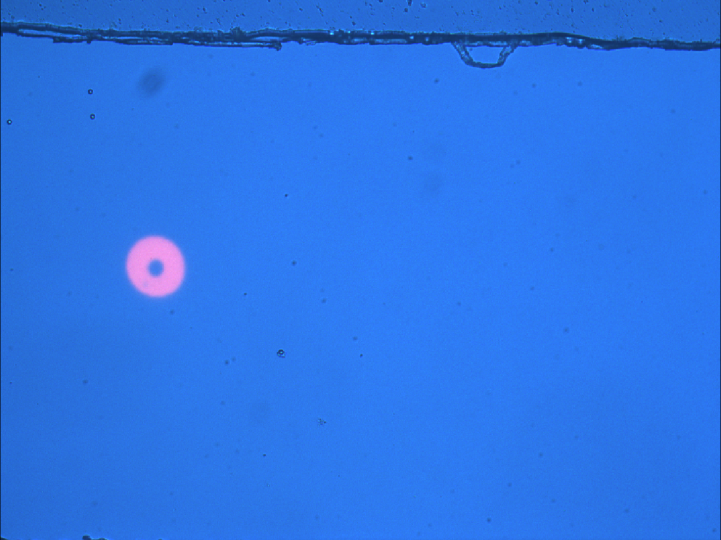
#> input picture odep_cellarray/detecting_testing_data/gray_whole_rawimage_and_json/2024.09.18_020.png, 1442 x 1080 px, found by its file name (shown at 1/2 size); its folder holds only this picture in this run
$ python binary.py
#> lines starting #> are read from the running program, lines starting #| are printed output that depends on the picture; after the words box and inside, x2 and y2 are one past the last pixel; in counts of white or black regions, pixels touching at a corner belong together
import cv2
import numpy as np
import time
import os


def process_image(image_path):
    # Load the image in grayscale
    image = cv2.imread(image_path, cv2.IMREAD_GRAYSCALE)
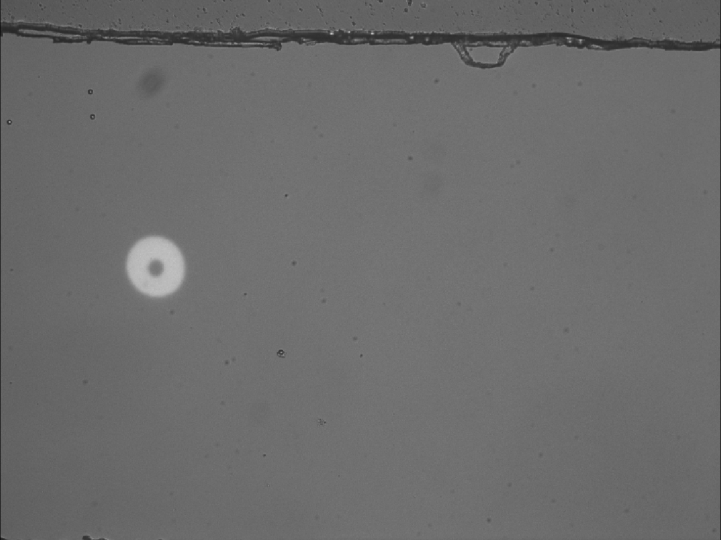
#> image: shape (1080, 1442) (shown at 1/2 size); min 3, max 204, mean 107.7
    if image is None:
        print(f"Failed to load image: {image_path}")
    scale_percent = 50  # 缩放比例
    width = int(image.shape[1] * scale_percent / 100)
#> width = 721
    height = int(image.shape[0] * scale_percent / 100)
#> height = 540
    dim = (width, height)
#> dim = (721, 540)
    kernel = cv2.getStructuringElement(cv2.MORPH_CROSS, (3, 3))
    start_time = time.time()

    # Apply Gaussian blur to smooth the image
    blurred = cv2.GaussianBlur(image, (5, 5), 0)
    # Apply threshold
    _, binary = cv2.threshold(blurred, 75, 255, cv2.THRESH_BINARY_INV)
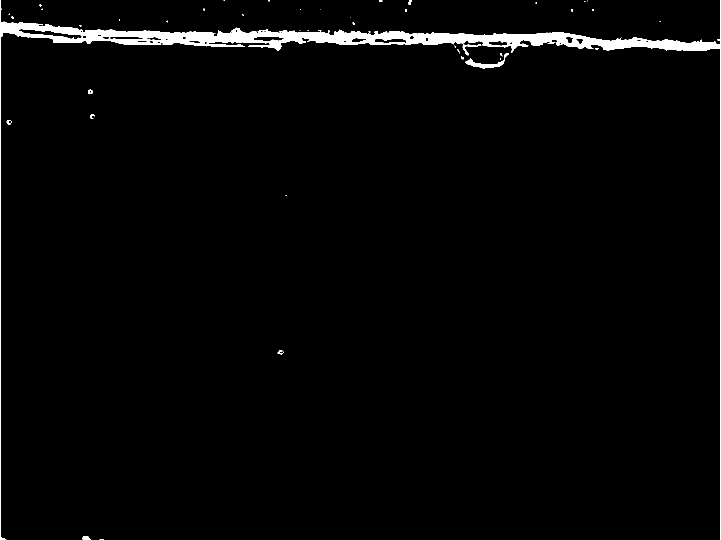
#> binary: shape (1080, 1442) (shown at 1/2 size); 2.2% white; 43 white regions (31 under 20 px), largest, box (x1, y1, x2, y2) and area: (0, 0, 1442, 1080) 32186, (931, 106, 1018, 137) 645, (925, 88, 963, 111) 194
    #binary = cv2.adaptiveThreshold(bg_sub, 255, cv2.ADAPTIVE_THRESH_MEAN_C, cv2.THRESH_BINARY, 3, 2)
       # 缩放图像
    #morphology = cv2.morphologyEx(binary, cv2.MORPH_CLOSE, kernel)
    morphology = cv2.dilate(binary, kernel, iterations=1)
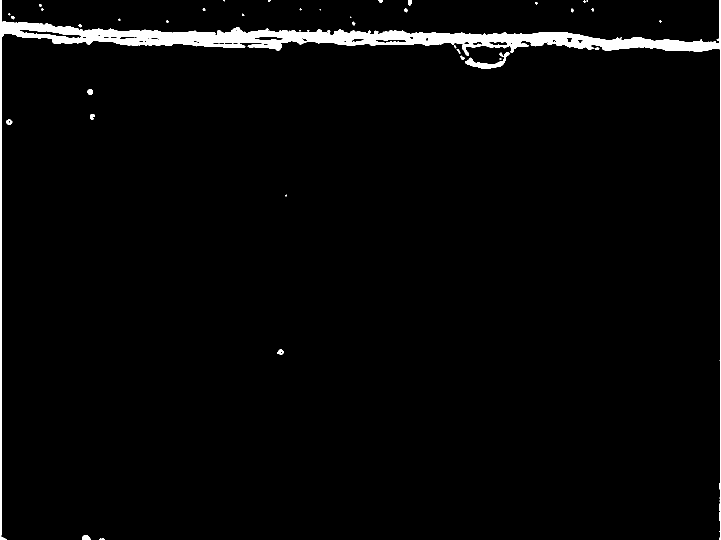
#> morphology: shape (1080, 1442) (shown at 1/2 size); 2.7% white; 41 white regions (19 under 20 px), largest, box (x1, y1, x2, y2) and area: (0, 0, 1442, 1080) 39374, (930, 105, 1019, 138) 850, (164, 1071, 182, 1080) 130
    morphology_resized = cv2.resize(morphology, dim, interpolation=cv2.INTER_AREA)
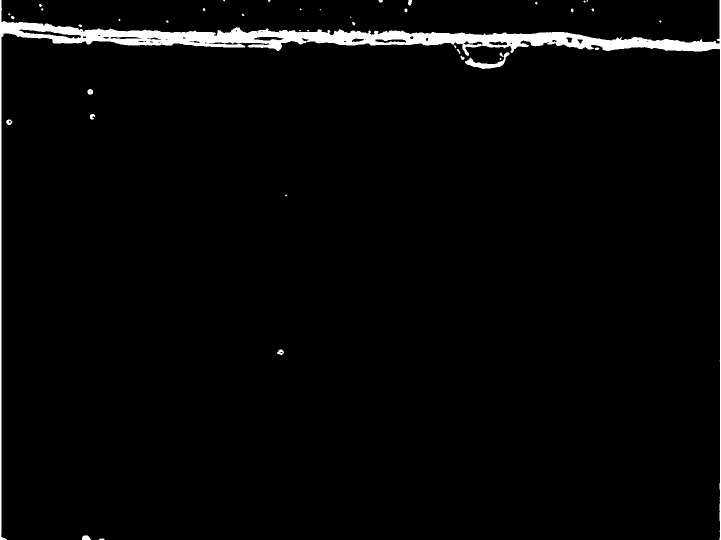
#> morphology_resized: shape (540, 721); min 0, max 255, mean 6.8
    # 显示缩放后的图像
    cv2.imshow('resized_binary', morphology_resized)

    end_time = time.time()
    dif_time = end_time - start_time
    print(dif_time)
    cv2.waitKey(0)
    cv2.destroyAllWindows()
    return morphology

# Set the directory containing your files
directory = "D:/CGU/odep_cellarray/detecting_testing_data/gray_whole_rawimage_and_json"
# # Get a list of all tiff files
num=0
files = [f for f in os.listdir(directory) if f.endswith('.png')]
for image in files:
    num+=1
    image_path = os.path.join(directory, image)
    print(num)
    binary=process_image(image_path)
    base_filename = os.path.basename(image_path)  # 获取原文件名
    output_folder = "D:\\CGU\\odep_cellarray\\detecting_testing_data\\binaryimage_and_json\\binary_threshold(75)\\IMAGE"
    output_path = os.path.join(output_folder, base_filename)  # 指定输出路径
    cv2.imwrite(output_path, binary)  # 保存图像
    print(f"Saved resized image to {output_path}")

$ run again, on odep_cellarray/detecting_testing_data/gray_whole_rawimage_and_json/2024.09.19_015.png
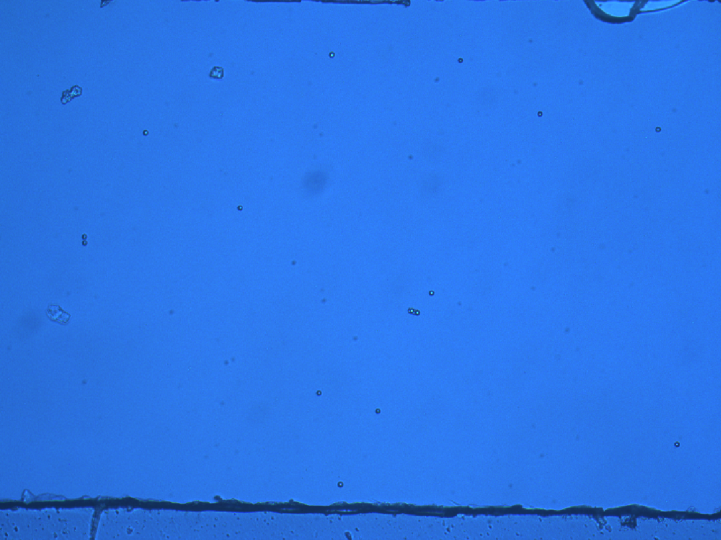
#> input picture odep_cellarray/detecting_testing_data/gray_whole_rawimage_and_json/2024.09.19_015.png, 1442 x 1080 px, found by its file name (shown at 1/2 size)
#> in process_image, `_, binary = cv2.threshold(blurred, 75, 255, cv2.THRESH_BINARY_INV)`:
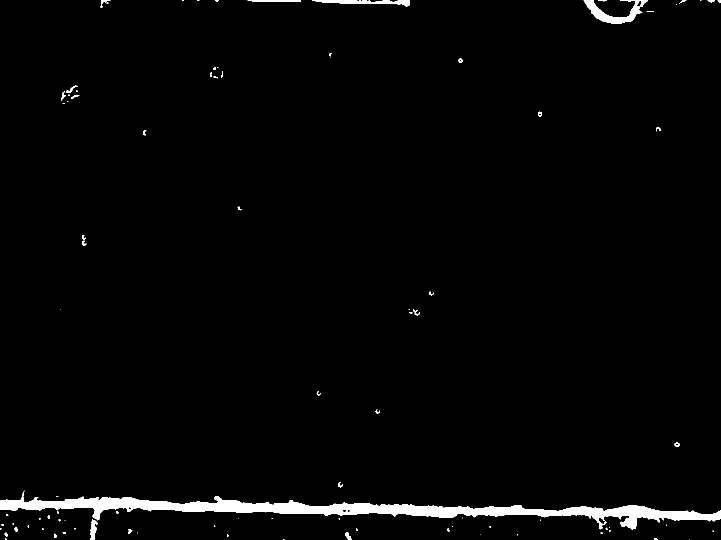
#> binary: shape (1080, 1442) (shown at 1/2 size); 2.1% white; 92 white regions (51 under 20 px), largest, box (x1, y1, x2, y2) and area: (0, 981, 1442, 1059) 27092, (1167, 0, 1296, 47) 2109, (624, 0, 820, 13) 1185
#> morphology: shape (1080, 1442); 2.5% white; 84 white regions (30 under 20 px), largest, box (x1, y1, x2, y2) and area: (0, 980, 1442, 1080) 30790, (1166, 0, 1297, 48) 2447, (623, 0, 821, 14) 1472
#> in process_image, `morphology_resized = cv2.resize(morphology, dim, interpolation=cv2.INT..`:
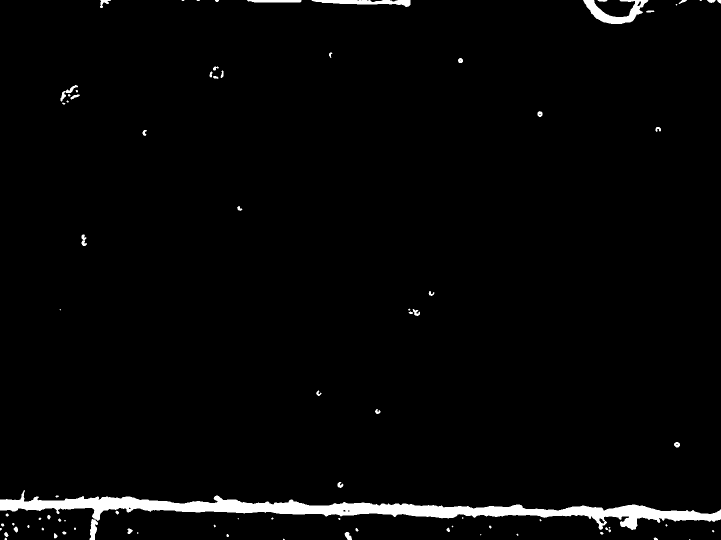
#> morphology_resized: shape (540, 721); min 0, max 255, mean 6.3
